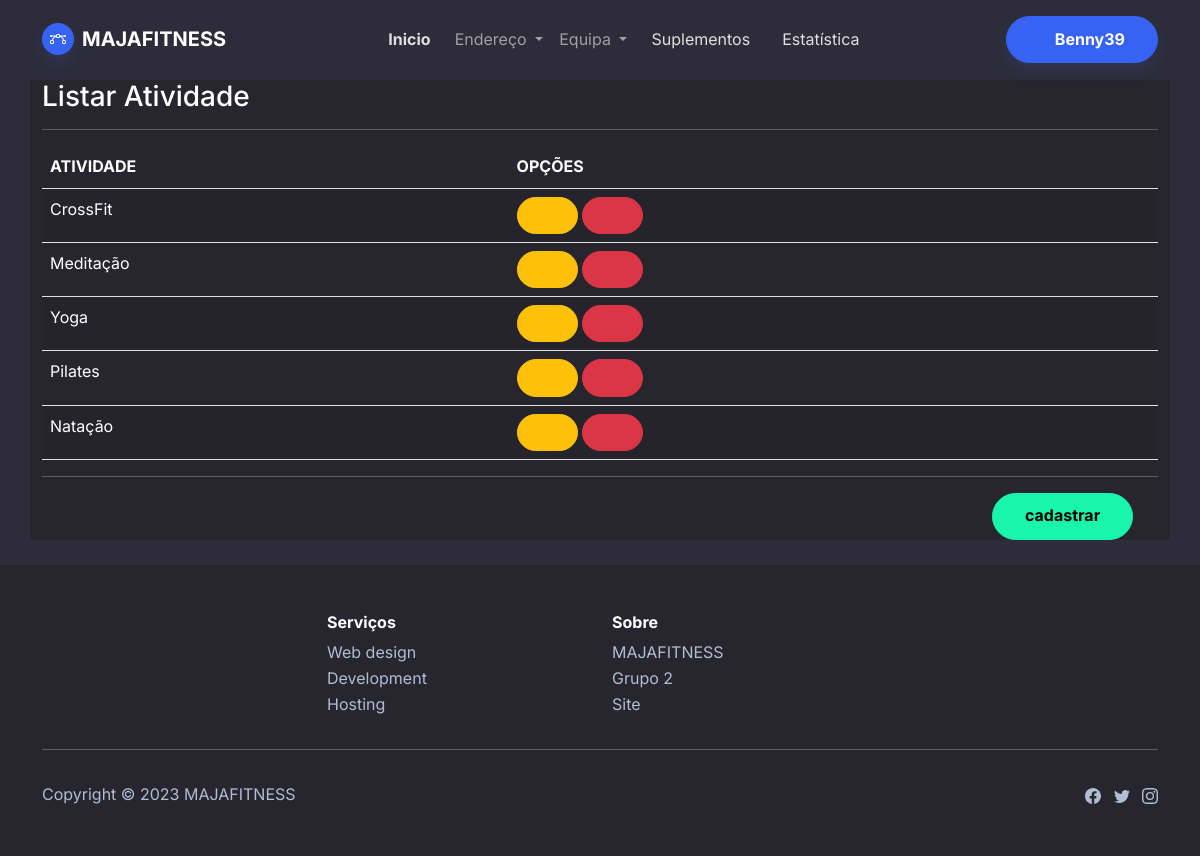
Page /listar/atividade (signed in) on the committed database.
### cadastros/models.py (models this page shows, shortened)
class Atividade(models.Model):
    nome = models.CharField(max_length=50, unique=True)

### cadastros/views.py (the view)
# urls.py: path("listar/atividade", AtividadeListar.as_view(), name="listar-atividade"),
class AtividadeListar(GroupRequiredMixin, LoginRequiredMixin, ListView):
    model = Atividade
    template_name="listarAtividade.html"
    group_required = u"admin"
    def get_context_data(self, *args, **kwargs):
        context = super().get_context_data(*args, **kwargs)
        context["titulo"] = "Listar Atividade"
        return context

### cadastros/templates/listarAtividade.html (shortened to what this page needs)
{% extends 'index.html' %}
{% load static %}
{% load crispy_forms_tags %}
{% block conteudo %}
<div class="container bg-dark">
    <h3 class="title">{{ titulo }}</h3>
    <hr>
        <table class="table table-striped table-hover table-condesed bg-dark" id="tabela">
            <thead>
                <tr>
                    <th>ATIVIDADE</th>
                    <th>OPÇÕES</th>
                </tr>
            </thead>
            <tbody>
                {% for Atividade in object_list %}
                <tr>
                    <td>{{ Atividade.nome }}</td>
                    <td>
                        <a href="{% url 'editar-atividade' Atividade.pk %}" class="btn btn-warning btn-sm" data-toggle="tooltip" title="Editar">
                            <i class="fa fa-edit"></i>
                        </a>
                        <a href="{% url 'excluir-atividade' Atividade.pk %}" class="btn btn-danger btn-sm" data-toggle="tooltip" title="Excluir">
                            <i class="fa fa-trash"></i>
                        </a>
                    </td>
                </tr>
                {% empty %}
                <tr>
                    <td>
                        Sem post.
                    </td>
                </tr>
                {% endfor %}
            </tbody>
        </table>
        <hr>
        <div class="row">
            <div class="col-md-4">
            </div>
            <div class="col-md-6">
            </div>
            <div class="col-md-2">
                <a href="{% url 'cadastrar-atividade' %}" type="button" class="btn btn-success">
                    cadastrar
                </a>
            </div>
        </div>
</div>
<br>
{% endblock %}

### paginas/templates/index.html (shortened to what this page needs)
{% load static %}
<!DOCTYPE html>
<html lang="pt-br">
<head>
    <link rel="stylesheet" href="{% static 'assets/bootstrap/css/bootstrap.min.css' %}">
    <link rel="stylesheet" href="{% static 'fontawesome/css/all.css' %}">
    <link rel="stylesheet" href="{% static 'DataTables/datatables.min.css' %}">
    <link rel="stylesheet" href="{% static 'estilo.css' %}">
</head>
<body style="/*background: url(&quot;design.jpg&quot;);*/background-position: 0 -60px;">
{% block nav %}
{% if request.user.is_authenticated %}
    <nav class="navbar navbar-dark navbar-expand-md sticky-top navbar-shrink py-3" id="mainNav">
        <div class="container"><a class="navbar-brand d-flex align-items-center" href="/"><span class="bs-icon-sm bs-icon-circle bs-icon-primary shadow d-flex justify-content-center align-items-center me-2 bs-icon">
                    </span><span>MAJAFITNESS</span></a>
            <div class="collapse navbar-collapse" id="navcol-1">
                <ul class="navbar-nav mx-auto">
                    <li class="nav-item"><a class="nav-link active" href="{% url 'index' %}">Inicio</a></li>
                    <div class="dropdown">
                        <li class="nav-item" href="#" data-bs-toggle="dropdown">
                            <a href="#" class="nav-link dropdown-toggle">
                                 Endereço
                            </a>
                        </li>
                    </div>
                    <div class="dropdown">
                        <li class="nav-item" href="#" data-bs-toggle="dropdown">
                            <a href="#" class="nav-link dropdown-toggle">
                                 Equipa
                            </a>
                        </li>
                    </div>
                    <li class="nav-item"><a class="nav-link" href="{% url 'suplemento' %}">Suplementos</a></li>
                    <li class="nav-item"><a class="nav-link" href="{% url 'estatistica' %}">Estatística</a></li>
                </ul><a class="btn btn-primary shadow" role="button" href="{% url 'logout' %}"><i class="fa fa-user"></i> {{ request.user }}</a>
            </div>
        </div>
    </nav>
{% endif %}
{% endblock %}
{% block conteudo %}{% endblock %}
{% block footer %}
    <footer class="bg-dark">
        <div class="container py-4 py-lg-5">
            <div class="row justify-content-center">
                <div class="col-sm-4 col-md-3 text-center text-lg-start d-flex flex-column item">
                    <h3 class="fs-6 fw-bold">Serviços</h3>
                    <ul class="list-unstyled">
                        <li><a href="#">Web design</a></li>
                        <li><a href="#">Development</a></li>
                        <li><a href="#">Hosting</a></li>
                    </ul>
                </div>
                <div class="col-sm-4 col-md-3 text-center text-lg-start d-flex flex-column item">
                    <h3 class="fs-6 fw-bold">Sobre</h3>
                    <ul class="list-unstyled">
                        <li><a href="#">MAJAFITNESS</a></li>
                        <li><a href="#">Grupo 2</a></li>
                        <li><a href="#">Site</a></li>
                    </ul>
                </div>
            </div>
            <hr>
            <div class="text-muted d-flex justify-content-between align-items-center pt-3">
                <p class="mb-0">Copyright © 2023 MAJAFITNESS</p>
                <ul class="list-inline mb-0">
                    <li class="list-inline-item"></li>
                    <li class="list-inline-item"></li>
                    <li class="list-inline-item"></li>
                </ul>
            </div>
        </div>
    </footer>
{% endblock %}
</body>
</html>

### rows in the picture
Atividade: nome "CrossFit"
Atividade: nome "Meditação"
Atividade: nome "Yoga"
Atividade: nome "Pilates"
Atividade: nome "Natação"

### other values in the picture
{{ request.user }} "Benny39"
{{ titulo }} "Listar Atividade"
